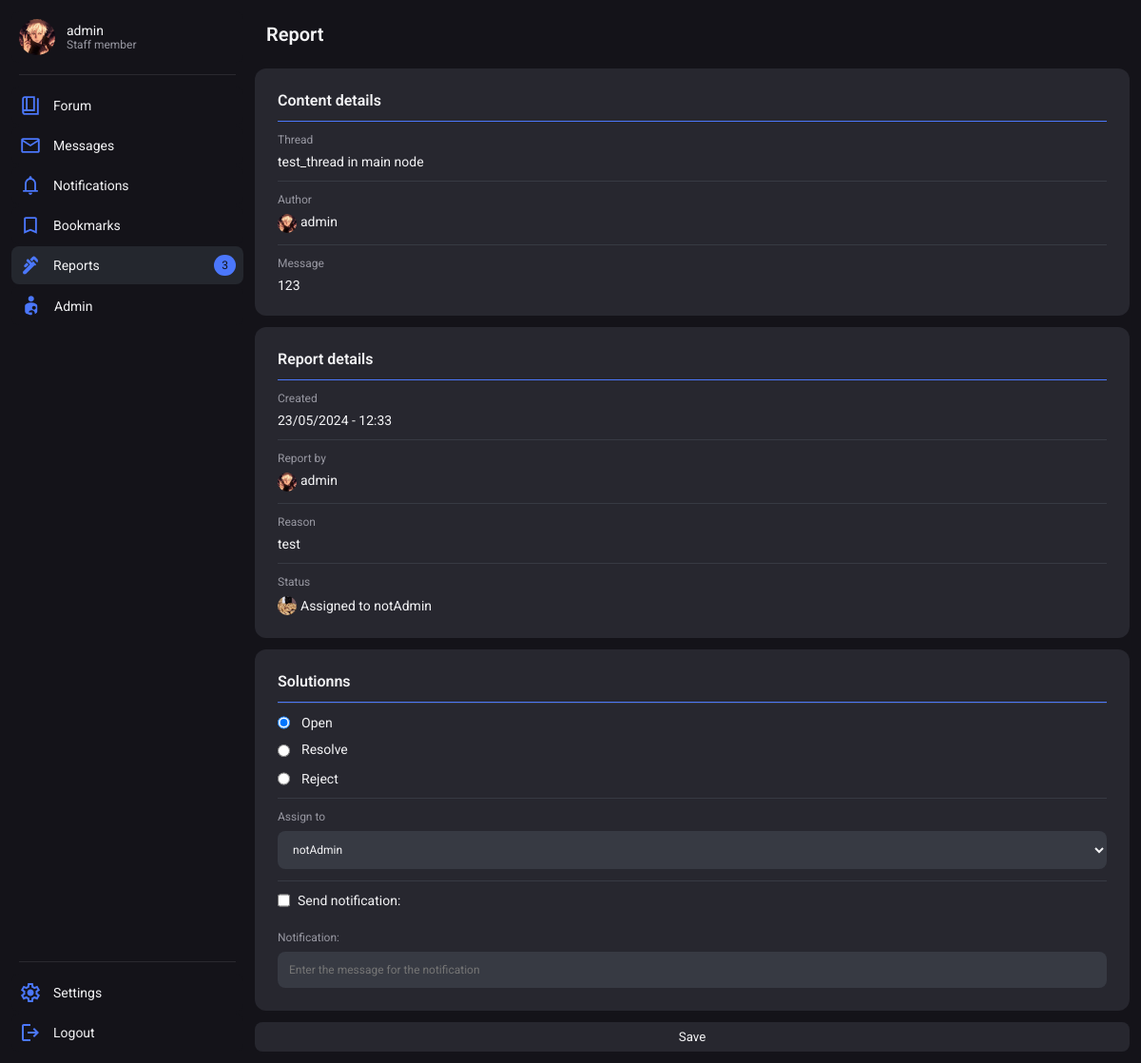
/moderation/11/ (signed in), run on an earlier commit of the app's database.
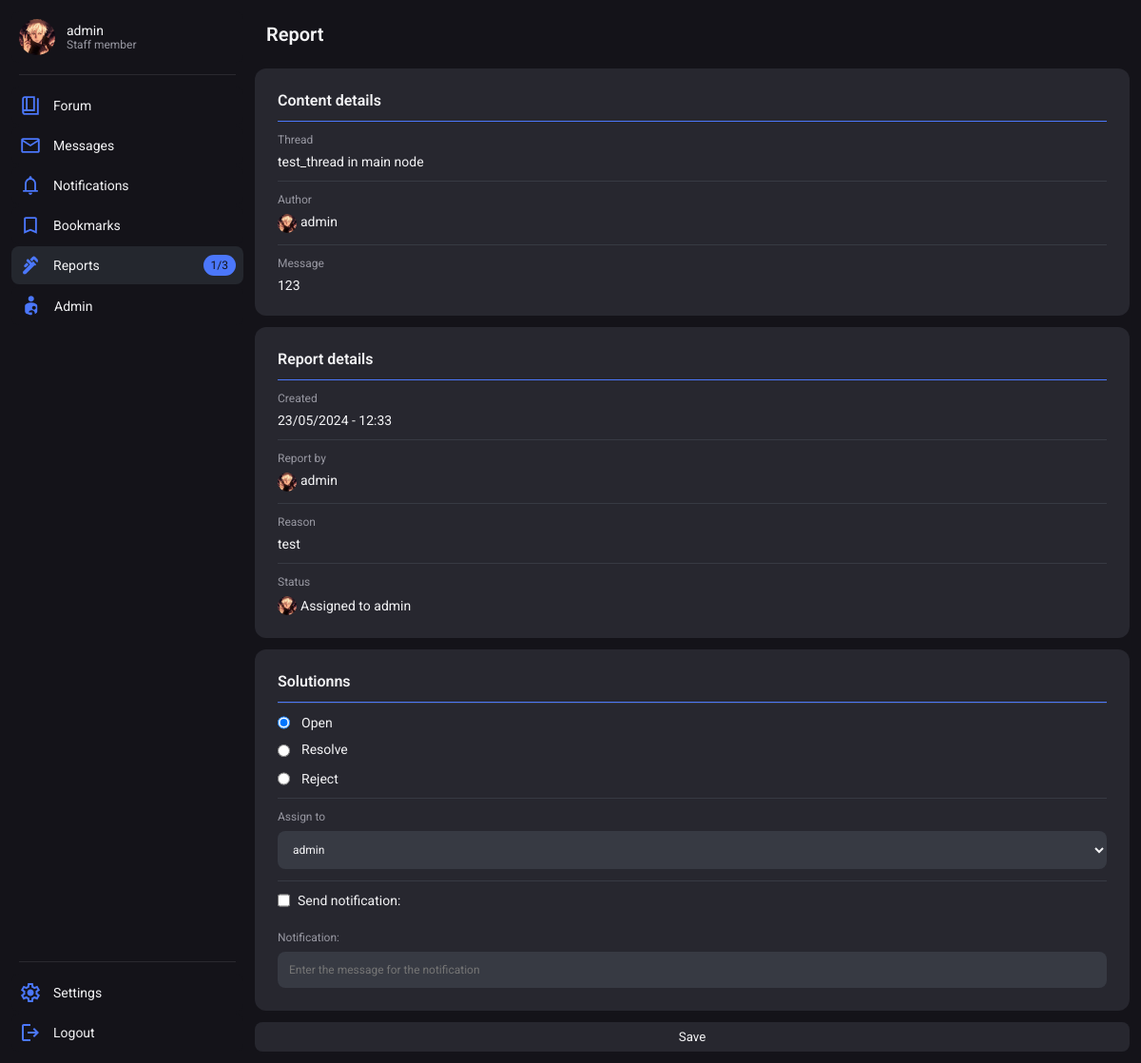
And on a later commit of the database.
### moderation/models.py (models this page shows, shortened)
class Report(models.Model):
    content = models.ForeignKey(Message, on_delete=models.SET_NULL, null=True, blank=True)
    user = models.ForeignKey(User, on_delete=models.SET_NULL, null=True, blank=True)
    reason = models.TextField()
    is_closed = models.BooleanField(default=False)
    is_resolved = models.BooleanField(default=False)
    is_rejected = models.BooleanField(default=False)
    assigned_to = models.ForeignKey(User, related_name="assigned_to", on_delete=models.SET_NULL, null=True, blank=True, default=None)
    closed_by = models.ForeignKey(User, related_name="closed_by", on_delete=models.SET_NULL, null=True, blank=True, default=None)
    is_notified = models.BooleanField(default=False)
    notification = models.CharField(max_length=250, blank=True, null=True)
    time_changed = models.DateTimeField(null=True, blank=True)
    time_created = models.DateTimeField(default=datetime.now())

### users/models.py (models this page shows, shortened)
class Profile(models.Model):
    user = models.OneToOneField(User, on_delete=models.CASCADE)
    title = models.CharField(max_length=100, null=True, blank=True, default="Member")
    info = models.CharField(max_length=200, null=True, blank=True)
    profile_picture = models.CharField(max_length=225, null=True, blank=True, default="default.svg")
    warnings = models.SmallIntegerField(default=0)
    active_notifications = models.IntegerField(default=0)
    is_banned = models.BooleanField(default=False)
    banned_by = models.ForeignKey(User, related_name='banned_by', null=True, blank=True, on_delete=models.SET_NULL)
    ban_reason = models.TextField(null=True, blank=True)
    ban_time = models.DateTimeField(null=True, blank=True)

### forum/models.py (models this page shows, shortened)
class Message(models.Model):
    thread = models.ForeignKey(Thread, on_delete=models.CASCADE)
    user = models.ForeignKey(User, on_delete=models.CASCADE)
    message = models.TextField()
    is_start = models.BooleanField(default=False)
    upvotes = models.PositiveIntegerField(null=True, blank=True, default=0)
    downvotes = models.PositiveIntegerField(null=True, blank=True, default=0)
    is_solution = models.BooleanField(default=False)
    is_visible = models.BooleanField(default=True)
    deleted_by = models.ForeignKey(User, on_delete=models.SET_NULL, blank=True, null=True, related_name="deleted_by")
    invis_reason = models.TextField(blank=True, null=True)
    time_created = models.DateTimeField(default=datetime.now())
    time_changed = models.DateTimeField(null=True, blank=True)
    changer = models.ForeignKey(User, on_delete=models.SET_NULL, null=True, blank=True, related_name="changer")

class Thread(models.Model):
    user = models.ForeignKey(User, on_delete=models.SET_NULL, null=True)
    title = models.CharField(max_length=225)
    slug = models.SlugField(max_length=225, blank=True, null=True)
    node = models.ForeignKey(Node, on_delete=models.CASCADE)
    is_closed = models.BooleanField(default=False)
    is_visible = models.BooleanField(default=True)
    is_pinned = models.BooleanField(default=False)
    msg_amount = models.IntegerField(blank=True, null=True, default=1)
    invis_reason = models.TextField(blank=True, null=True)
    deleted_by = models.ForeignKey(User, on_delete=models.SET_NULL, null=True, blank=True, related_name="thread_deleted_by")
    time_created = models.DateTimeField(default=datetime.now())
    time_changed = models.DateTimeField(null=True, blank=True)

### moderation/views.py (the view, shortened to what this page needs)
# urls.py: path('<int:id>/', report_details, name="report_details")
@permission_required('moderation.view_report', raise_exception=False)
def report_details(request, id):
    try:
        report = Report.objects.get(id=id)
        desired_permissions = Permission.objects.filter(codename='change_report')
        users_with_permissions = User.objects.filter(
            Q(user_permissions__in=desired_permissions) |
            Q(groups__permissions__in=desired_permissions) |
            Q(is_staff=True)
        ).distinct()
    except:
        return render(request, 'error.html')
    context = {
        "report":report,
        "moderators": users_with_permissions
        }
    return render(request, 'report_details.html', context)

### users/chat_processor.py (called while the page is built, shortened)
def profile_processor(request):
    chat_data = {}
    return chat_data

### moderation/templates/report_details.html (shortened to what the changed rows need)
{% extends 'base.html' %}
{% block style %}
    {% load static %}
    <link rel="stylesheet" href="{% static 'moderation.css' %}">
    <link rel="stylesheet" href="{% static 'forum.css' %}">
{% endblock %}
{% block header %}
    <header>
        <h2 class="title">Report</h2>
    </header>
{% endblock %}
{% block content %}
    <div class="container" style="gap: 12px;">
        <div class="card">
            <div class="wrapper cardHeader">
                <h2 class="cardTitle">Content details</h2>
            </div>
            <div class="container cardSection">
                <p class="meta">Thread</p>
                <a class="text" href="{% url 'thread' report.content.thread.node.slug report.content.thread.slug report.content.thread.id %}">{{ report.content.thread.title }}</a>
            </div>
            <div class="container cardSection">
                <a class="themeCardProfileCon wrapper" href="{% url 'profile_view' report.content.user.id %}">
                    <img src="{{media_url}}{{ report.content.user.profile.profile_picture }}" alt="" class="themeCardSectionProfilePicture">
                    {% if report.content.user.profile.is_banned and perms.users.view_profile %}
                        <p class="text"><del>{{ report.content.user.username }}</del></p>
                    {% else %}
                        <p class="text">{{ report.content.user.username }}</p>
                    {% endif %}
                </a>
            </div>
            <div class="container cardSection">
                <p class="meta">Message</p>
                <a class="text" href="{% url 'thread' report.content.thread.node.slug report.content.thread.slug report.content.thread.id %}#{{report.content.id}}">{{ report.content.message }}</a>
            </div>
        </div>
        <div class="card">
            <div class="wrapper cardHeader">
                <h2 class="cardTitle">Report details</h2>
            </div>
            <div class="container cardSection">
                <p class="meta">Created</p>
                <p class="text">{{ report.time_created|date:"d/m/Y - H:i" }}</p>
            </div>
            <div class="container cardSection">
                <a class="themeCardProfileCon wrapper" href="{% url 'profile_view' report.user.id %}">
                    <img src="{{media_url}}{{report.user.profile.profile_picture}}" alt="" class="themeCardSectionProfilePicture">
                    {% if perms.users.view_profile and report.user.profile.is_banned %}
                        <p class="text"><del>{{ report.user }}</del></p>
                    {% else %}
                        <p class="text">{{ report.user }}</p>
                    {% endif %}
                </a>
            </div>
            <div class="container cardSection">
                <p class="meta">Reason</p>
                <p class="text">{{ report.reason }}</p>
            </div>
            <div class="container cardSection">
                <div class="themeCardProfileCon wrapper">
                    {% if report.is_closed %}
                    <img src="{{media_url}}{{report.closed_by.profile.profile_picture}}" alt="" class="themeCardSectionProfilePicture">
                    <p class="text">
                        {% if report.is_resolved %}
                            resolved
                                {% if perms.users.view_profile and report.closed_by.profile.is_banned %}
                                    (<a class="text" href="{% url 'profile_view' report.closed_by.id %}"><del>{{ report.closed_by.username }}</del></a>)
                                {% else %}
                                    (<a class="text" href="{% url 'profile_view' report.closed_by.id %}">{{ report.closed_by.username }}</a>)
                                {% endif %}
                        {% else %}
                            rejected
                                {% if perms.users.view_profile and report.closed_by.profile.is_banned %}
                                    (<a class="text" href="{% url 'profile_view' report.closed_by.id %}"><del>{{ report.closed_by.username }}</del></a>)
                                {% else %}
                                    (<a class="text" href="{% url 'profile_view' report.closed_by.id %}">{{ report.closed_by.username }}</a>)
                                {% endif %}
                        {% endif %}
                    </p>
                </div>
                {% else %}
                {% if report.assigned_to %}
                <a class="themeCardProfileCon wrapper" style="align-items: center;" href="{% url 'profile_view' report.assigned_to.id %}">
                    <img src="{{media_url}}{{report.assigned_to.profile.profile_picture}}" alt="" class="themeCardSectionProfilePicture">
                    {% if perms.users.view_profile and report.assigned_to.profile.is_banned %}
                        <p class="text">Assigned to <del>{{ report.assigned_to.username }}</del></p>
                    {% else %}
                        <p class="text" >Assigned to {{ report.assigned_to.username }}</p>
                    {% endif %}
                </a>
                {% else %}
                    <p class="text">
                        Opened
                    </p>
                {% endif %}
                {% endif %}
            </div>
        </div>
    </div>
    {% if not report.is_closed %}
        <form class="container" action="{% url 'report_details' report.id %}" method="post" style="gap: 12px;">
            <div class="container reportDetailsForm">
                <div class="cardHeader">
                    <h2 class="cardTitle">Solutionns</h2>
                </div>
                <div class="cardLine"></div>
                <div class="cardLine"></div>
                <div class="container cardSection" style="gap: 12px;">
                    <div class="wrapper" style="gap: 12px;">
                        <input type="radio" name="status" id="open" value="open" checked>
                        <label class="text" for="open">Open</label>
                    </div>
                    <div class="wrapper" style="gap: 12px;">
                        <input type="radio" name="status" id="resolve" value="resolve">
                        <label class="text" for="resolve">Resolve</label> <br>
                    </div>
                    <div class="wrapper" style="gap: 12px;">
                        <input type="radio" name="status" id="reject" value="reject">
                        <label class="text" for="reject">Reject</label>
                    </div>
                </div>
                <div class="cardLine"></div>
                <div class="container cardSection">
                    <label class="meta" for="">Assign to</label>
                    <select class="moderationSelect" name="assigned_to" id="">
                        {% for moderator in moderators %}
                            {% if report.assigned_to and report.assigned_to == moderator %}
                                <option value="{{ moderator.username }}" selected>{{ moderator.username }}</option>
                            {% else %}
                                <option value="{{ moderator.username }}">{{ moderator.username }}</option>
                            {% endif %}
                        {% endfor %}
                    </select>
                </div>
                <div class="cardLine"></div>
                <div class="wrapper cardSection">
                    <input type="checkbox" name="is_notified" id="is_notified">
                    <label class="text" for="is_notified">Send notification:</label>
                </div>
                <div class="container cardSection">
                    <label class="meta" for="notification">Notification:</label>
                    <input class="moderationInput" type="text" name="notification" id="notification" placeholder="Enter the message for the notification" readonly>
                </div>
            </div>
            <button class="largeBtn" type="submit">Save</button>
        </form>
    {% endif %}
{% endblock %}

### base/templates/base.html (shortened to what this page needs)
<!DOCTYPE html>
<html lang="en">
<head>
    {% load static %}
    {% if request.user.is_authenticated %}
        <link rel="stylesheet" href="{% static 'themes/theme_' %}{{request.user.preference.color_theme}}.css">
    {% else %}
        <link rel="stylesheet" href="{% static 'themes/theme_0.css' %}">
    {% endif %}
    <link rel="stylesheet" href="{% static 'style.css' %}">
    {% block style %}{% endblock %}
</head>
<body>
    <nav>
        {% if request.user.is_authenticated %}
            <div class="container navBtnContainer" id="navConProfile">
                <a class="wrapper navBtn" href="{% url 'profile_view' request.user.id %}">
                    {%  if avatar_path %}
                        <img class="navBtnAvatar" src="{{ avatar_path }}" alt="">
                    {% else %}
                        <img src="{% static 'assets/missing_avatar.svg' %}" alt="">
                    {% endif %}
                    <div class="container">
                        <span class="text">{{ request.user.username }}</span>
                        <span class="meta">{{request.user.profile.title}}</span>
                    </div>
                </a>
            </div>
            <div class="navLine"></div>
            <div class="container navBtnContainer" id="navConMain">
                <a class="wrapper navBtn {% if current_tab == 'forum' %}focus{% endif %}" href="{% url 'forum_main' %}">
                    <span class="text">Forum</span>
                </a>
                <a class="wrapper navBtn space {% if current_tab == 'message' %}focus{% endif %}" href="{% url 'messages_main' %}">
                    <div class="wrapper navBtnMainContainer">
                        <span class="text">Messages</span>
                    </div>
                </a>
                <a class="wrapper navBtn space {% if current_tab == 'notifications' %}focus{% endif %}" href="{% url 'notifications' %}">
                    <div class="wrapper navBtnMainContainer">
                        <span class="text">Notifications</span>
                    </div>
                </a>
                <a class="wrapper navBtn {% if current_tab == 'bookmarks' %}focus{% endif %}" href="{% url 'bookmarks_main' %}">
                    <span class="text">Bookmarks</span>
                </a>
                {% if perms.moderation.view_reports %}
                <a class="wrapper navBtn space {% if current_tab == 'moderation' %}focus{% endif %}" href="{% url 'moderation_main' %}">
                    <div class="wrapper navBtnMainContainer">
                        <span class="text">Reports</span>
                    </div>
                    {% if reports_amount > 0 %}
                        {% if assigned_reports > 0 %}
                            <p class="navNotificationBadge">{{assigned_reports}}/{{reports_amount}}</p>
                        {% else %}
                            <p class="navNotificationBadge">{{reports_amount}}</p>
                        {% endif %}
                    {% endif %}
                </a>
                {% endif %}
                {% if request.user.is_staff %}
                <a class="wrapper navBtn" href="{% url 'admin:index' %}">
                    <span class="text">Admin</span>
                </a>
                {% endif %}
            </div>
            <div class="navLine"></div>
            <div class="container navBtnContainer" id="navConOptions">
                <a class="wrapper navBtn" href="{% url 'profile_edit' request.user.id %}">
                    <span class="text">Settings</span>
                </a>
                <a class="wrapper navBtn" href="{% url 'logout_user' %}">
                    <span class="text">Logout</span>
                </a>
            </div>
        {% endif %}
    </nav>
    <div class="main">
        {% block header %}{% endblock %}
        {% block content %}{% endblock %}
    </div>
</body>
</html>

What changed in the data, as far as the page shows it:
changed Report "test": assigned_to.profile.profile_picture: a different picture; assigned_to.username "notAdmin" → "admin"
Also different on the page:
{{ assigned_reports }}: (not shown) → "1"
{{ reports_amount }}: (not shown) → "3"
form field assigned_to: "notAdmin" → "admin"
{{ reports_amount }}: "3" → (not shown)
